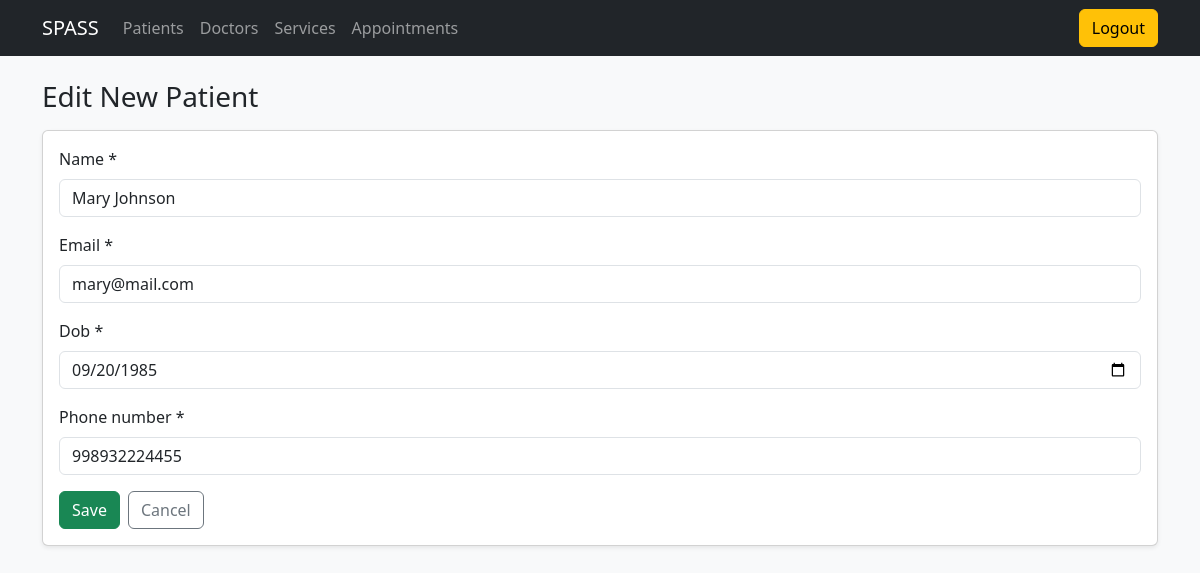
Screenshot of /patients/update/2 (signed in) with the database file from the repository.
### scheduling/models.py (models this page shows, shortened)
class Patient(Model):
    name = CharField(max_length=100)
    email = EmailField(unique=True)
    dob = DateField()
    phone_number = CharField(max_length=15)

### scheduling/views.py (the view)
# urls.py: path('patients/update/<int:id>', views.update_patient, name='update_patient'),
@permission_required("scheduling.change_patient", raise_exception=True)
def update_patient(request, id):
    patient = get_object_or_404(Patient, id=id)
    form = PatientForm(request.POST or None, instance=patient)
    if form.is_valid():
        form.save()
        messages.info(request, "Patient successfully updated")
        return redirect('patients')
    return render(request, 'patients/update_patient.html', {'form': form})

### scheduling/forms.py (shortened to what this page needs)
class PatientForm(BaseStyledModelForm):
    class Meta:
        model = Patient
        fields = '__all__'
        widgets = {
            'dob': DateInput()
        }

### scheduling/templates/patients/update_patient.html (shortened to what this page needs)
{% extends "base.html" %}
{% block content %}
  <h1 class="h3 mb-3">Edit New Patient</h1>
  <div class="card shadow-sm">
    <div class="card-body">
      <form method="post">
        {% include 'partials/_form_fields.html' with form=form %}
        <div class="d-flex gap-2">
          <button class="btn btn-success" type="submit">Save</button>
          <a class="btn btn-outline-secondary" href="{% url 'patients' %}">Cancel</a>
        </div>
      </form>
    </div>
  </div>
{% endblock %}

### templates/partials/_form_fields.html (shortened to what this page needs)
{% for field in form %}
  <div class="mb-3">
    <label class="form-label">{{ field.label }}{% if field.field.required %} *{% endif %}</label>
    {{ field }}
  </div>
{% endfor %}

### rows the page displays
Patient: form "Mary Johnson" "mary@mail.com" "09/20/1985" "998932224455"

### other values shown
{{ field.label }} "Name" "Email" "Dob" "Phone number"
